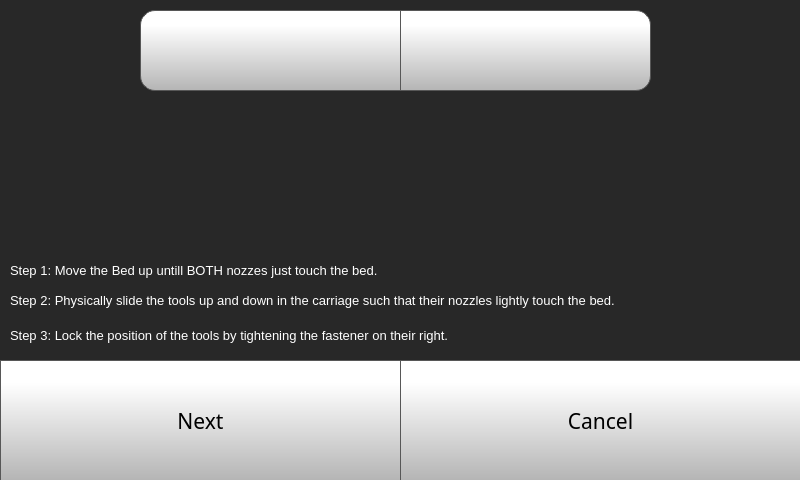
<?xml version="1.0" encoding="UTF-8"?>
<ui version="4.0">
 <class>Form</class>
 <widget class="QWidget" name="Form">
  <property name="geometry">
   <rect>
    <x>0</x>
    <y>0</y>
    <width>800</width>
    <height>480</height>
   </rect>
  </property>
  <property name="minimumSize">
   <size>
    <width>800</width>
    <height>480</height>
   </size>
  </property>
  <property name="maximumSize">
   <size>
    <width>800</width>
    <height>480</height>
   </size>
  </property>
  <property name="windowTitle">
   <string>Form</string>
  </property>
  <widget class="QStackedWidget" name="stackedWidget">
   <property name="geometry">
    <rect>
     <x>0</x>
     <y>0</y>
     <width>800</width>
     <height>480</height>
    </rect>
   </property>
   <property name="minimumSize">
    <size>
     <width>800</width>
     <height>480</height>
    </size>
   </property>
   <property name="maximumSize">
    <size>
     <width>800</width>
     <height>480</height>
    </size>
   </property>
   <property name="styleSheet">
    <string notr="true">background-color: rgb(40, 40, 40);


</string>
   </property>
   <property name="currentIndex">
    <number>4</number>
   </property>
   <widget class="QWidget" name="idexConfigStep1Page">
    <widget class="QPushButton" name="idexConfigStep1NextButton">
     <property name="geometry">
      <rect>
       <x>0</x>
       <y>360</y>
       <width>401</width>
       <height>121</height>
      </rect>
     </property>
     <property name="font">
      <font>
       <family>Gotham</family>
       <pointsize>16</pointsize>
      </font>
     </property>
     <property name="styleSheet">
      <string notr="true">QPushButton {
     border: 1px solid rgb(87, 87, 87);
	background-color: qlineargradient(spread:pad, x1:0, y1:1, x2:0, y2:0.188, stop:0 rgba(180, 180, 180, 255), stop:1 rgba(255, 255, 255, 255));


}

QPushButton:pressed {
    background-color: qlineargradient(x1: 0, y1: 0, x2: 0, y2: 1,
                                      stop: 0 #dadbde, stop: 1 #f6f7fa);
}

QPushButton:flat {
    border: none; /* no border for a flat push button */
}

QPushButton:default {
    border-color: navy; /* make the default button prominent */
}

QPushButton:focus {
	outline: none;
}</string>
     </property>
     <property name="text">
      <string>Next</string>
     </property>
     <property name="iconSize">
      <size>
       <width>40</width>
       <height>40</height>
      </size>
     </property>
    </widget>
    <widget class="QLabel" name="calibrateLabel_8">
     <property name="geometry">
      <rect>
       <x>10</x>
       <y>10</y>
       <width>781</width>
       <height>61</height>
      </rect>
     </property>
     <property name="font">
      <font>
       <family>Gotham</family>
       <pointsize>16</pointsize>
       <weight>50</weight>
       <bold>false</bold>
      </font>
     </property>
     <property name="styleSheet">
      <string notr="true">color: rgb(255, 255, 255);</string>
     </property>
     <property name="text">
      <string>Both Nozzles have to physically be at the same level with respect to the bed to print in MIRROR or DUPLICATION mode.</string>
     </property>
     <property name="wordWrap">
      <bool>true</bool>
     </property>
    </widget>
    <widget class="QLabel" name="calibrateLabel_14">
     <property name="geometry">
      <rect>
       <x>10</x>
       <y>80</y>
       <width>391</width>
       <height>281</height>
      </rect>
     </property>
     <property name="font">
      <font>
       <family>Gotham</family>
       <pointsize>16</pointsize>
       <weight>50</weight>
       <bold>false</bold>
      </font>
     </property>
     <property name="styleSheet">
      <string notr="true">color: rgb(255, 255, 255);</string>
     </property>
     <property name="text">
      <string>Unlock T0 (on the left) by loosening the fastener on its right so that it can slide up and down. Slide to to the lowest position it can go and lock it back.</string>
     </property>
     <property name="wordWrap">
      <bool>true</bool>
     </property>
    </widget>
    <widget class="QLabel" name="Nozzlelevel1">
     <property name="geometry">
      <rect>
       <x>420</x>
       <y>80</y>
       <width>361</width>
       <height>261</height>
      </rect>
     </property>
     <property name="text">
      <string/>
     </property>
     <property name="alignment">
      <set>Qt::AlignCenter</set>
     </property>
    </widget>
    <widget class="QPushButton" name="idexConfigStep1CancelButton">
     <property name="enabled">
      <bool>true</bool>
     </property>
     <property name="geometry">
      <rect>
       <x>400</x>
       <y>360</y>
       <width>401</width>
       <height>121</height>
      </rect>
     </property>
     <property name="font">
      <font>
       <family>Gotham</family>
       <pointsize>16</pointsize>
      </font>
     </property>
     <property name="styleSheet">
      <string notr="true">QPushButton {
     border: 1px solid rgb(87, 87, 87);
	background-color: qlineargradient(spread:pad, x1:0, y1:1, x2:0, y2:0.188, stop:0 rgba(180, 180, 180, 255), stop:1 rgba(255, 255, 255, 255));


}

QPushButton:pressed {
    background-color: qlineargradient(x1: 0, y1: 0, x2: 0, y2: 1,
                                      stop: 0 #dadbde, stop: 1 #f6f7fa);
}

QPushButton:flat {
    border: none; /* no border for a flat push button */
}

QPushButton:default {
    border-color: navy; /* make the default button prominent */
}

QPushButton:focus {
	outline: none;
}</string>
     </property>
     <property name="text">
      <string>Cancel</string>
     </property>
     <property name="iconSize">
      <size>
       <width>40</width>
       <height>40</height>
      </size>
     </property>
    </widget>
   </widget>
   <widget class="QWidget" name="idexConfigStep2Page">
    <widget class="QPushButton" name="idexConfigStep2CancelButton">
     <property name="geometry">
      <rect>
       <x>400</x>
       <y>360</y>
       <width>401</width>
       <height>121</height>
      </rect>
     </property>
     <property name="font">
      <font>
       <family>Gotham</family>
       <pointsize>16</pointsize>
      </font>
     </property>
     <property name="styleSheet">
      <string notr="true">QPushButton {
     border: 1px solid rgb(87, 87, 87);
	background-color: qlineargradient(spread:pad, x1:0, y1:1, x2:0, y2:0.188, stop:0 rgba(180, 180, 180, 255), stop:1 rgba(255, 255, 255, 255));


}

QPushButton:pressed {
    background-color: qlineargradient(x1: 0, y1: 0, x2: 0, y2: 1,
                                      stop: 0 #dadbde, stop: 1 #f6f7fa);
}

QPushButton:flat {
    border: none; /* no border for a flat push button */
}

QPushButton:default {
    border-color: navy; /* make the default button prominent */
}

QPushButton:focus {
	outline: none;
}</string>
     </property>
     <property name="text">
      <string>Cancel</string>
     </property>
     <property name="iconSize">
      <size>
       <width>40</width>
       <height>40</height>
      </size>
     </property>
    </widget>
    <widget class="QLabel" name="calibrateLabel_9">
     <property name="geometry">
      <rect>
       <x>10</x>
       <y>10</y>
       <width>781</width>
       <height>31</height>
      </rect>
     </property>
     <property name="font">
      <font>
       <family>Gotham</family>
       <pointsize>16</pointsize>
       <weight>50</weight>
       <bold>false</bold>
      </font>
     </property>
     <property name="styleSheet">
      <string notr="true">color: rgb(255, 255, 255);</string>
     </property>
     <property name="text">
      <string>Level the Bed</string>
     </property>
     <property name="wordWrap">
      <bool>true</bool>
     </property>
    </widget>
    <widget class="QLabel" name="CalibrationPoint1_2">
     <property name="geometry">
      <rect>
       <x>420</x>
       <y>70</y>
       <width>361</width>
       <height>261</height>
      </rect>
     </property>
     <property name="text">
      <string/>
     </property>
     <property name="alignment">
      <set>Qt::AlignCenter</set>
     </property>
    </widget>
    <widget class="QPushButton" name="idexConfigStep2NextButton">
     <property name="geometry">
      <rect>
       <x>0</x>
       <y>360</y>
       <width>401</width>
       <height>121</height>
      </rect>
     </property>
     <property name="font">
      <font>
       <family>Gotham</family>
       <pointsize>16</pointsize>
      </font>
     </property>
     <property name="styleSheet">
      <string notr="true">QPushButton {
     border: 1px solid rgb(87, 87, 87);
	background-color: qlineargradient(spread:pad, x1:0, y1:1, x2:0, y2:0.188, stop:0 rgba(180, 180, 180, 255), stop:1 rgba(255, 255, 255, 255));


}

QPushButton:pressed {
    background-color: qlineargradient(x1: 0, y1: 0, x2: 0, y2: 1,
                                      stop: 0 #dadbde, stop: 1 #f6f7fa);
}

QPushButton:flat {
    border: none; /* no border for a flat push button */
}

QPushButton:default {
    border-color: navy; /* make the default button prominent */
}

QPushButton:focus {
	outline: none;
}</string>
     </property>
     <property name="text">
      <string>Next</string>
     </property>
     <property name="iconSize">
      <size>
       <width>40</width>
       <height>40</height>
      </size>
     </property>
    </widget>
    <widget class="QLabel" name="calibrateLabel_15">
     <property name="geometry">
      <rect>
       <x>10</x>
       <y>80</y>
       <width>391</width>
       <height>281</height>
      </rect>
     </property>
     <property name="font">
      <font>
       <family>Gotham</family>
       <pointsize>16</pointsize>
       <weight>50</weight>
       <bold>false</bold>
      </font>
     </property>
     <property name="styleSheet">
      <string notr="true">color: rgb(255, 255, 255);</string>
     </property>
     <property name="text">
      <string>Tighten the front right screw, and measure the height with the help of an A4 sheet of Paper as a measuring guage</string>
     </property>
     <property name="wordWrap">
      <bool>true</bool>
     </property>
    </widget>
   </widget>
   <widget class="QWidget" name="idexConfigStep3Page">
    <widget class="QLabel" name="CalibrationPoint2_2">
     <property name="geometry">
      <rect>
       <x>420</x>
       <y>80</y>
       <width>361</width>
       <height>261</height>
      </rect>
     </property>
     <property name="text">
      <string/>
     </property>
     <property name="alignment">
      <set>Qt::AlignCenter</set>
     </property>
    </widget>
    <widget class="QLabel" name="calibrateLabel_11">
     <property name="geometry">
      <rect>
       <x>10</x>
       <y>10</y>
       <width>781</width>
       <height>31</height>
      </rect>
     </property>
     <property name="font">
      <font>
       <family>Gotham</family>
       <pointsize>16</pointsize>
       <weight>50</weight>
       <bold>false</bold>
      </font>
     </property>
     <property name="styleSheet">
      <string notr="true">color: rgb(255, 255, 255);</string>
     </property>
     <property name="text">
      <string>Level the Bed</string>
     </property>
     <property name="wordWrap">
      <bool>true</bool>
     </property>
    </widget>
    <widget class="QPushButton" name="idexConfigStep3CancelButton">
     <property name="geometry">
      <rect>
       <x>400</x>
       <y>360</y>
       <width>401</width>
       <height>121</height>
      </rect>
     </property>
     <property name="font">
      <font>
       <family>Gotham</family>
       <pointsize>16</pointsize>
      </font>
     </property>
     <property name="styleSheet">
      <string notr="true">QPushButton {
     border: 1px solid rgb(87, 87, 87);
	background-color: qlineargradient(spread:pad, x1:0, y1:1, x2:0, y2:0.188, stop:0 rgba(180, 180, 180, 255), stop:1 rgba(255, 255, 255, 255));


}

QPushButton:pressed {
    background-color: qlineargradient(x1: 0, y1: 0, x2: 0, y2: 1,
                                      stop: 0 #dadbde, stop: 1 #f6f7fa);
}

QPushButton:flat {
    border: none; /* no border for a flat push button */
}

QPushButton:default {
    border-color: navy; /* make the default button prominent */
}

QPushButton:focus {
	outline: none;
}</string>
     </property>
     <property name="text">
      <string>Cancel</string>
     </property>
     <property name="iconSize">
      <size>
       <width>40</width>
       <height>40</height>
      </size>
     </property>
    </widget>
    <widget class="QPushButton" name="idexConfigStep3NextButton">
     <property name="geometry">
      <rect>
       <x>0</x>
       <y>360</y>
       <width>401</width>
       <height>121</height>
      </rect>
     </property>
     <property name="font">
      <font>
       <family>Gotham</family>
       <pointsize>16</pointsize>
      </font>
     </property>
     <property name="styleSheet">
      <string notr="true">QPushButton {
     border: 1px solid rgb(87, 87, 87);
	background-color: qlineargradient(spread:pad, x1:0, y1:1, x2:0, y2:0.188, stop:0 rgba(180, 180, 180, 255), stop:1 rgba(255, 255, 255, 255));


}

QPushButton:pressed {
    background-color: qlineargradient(x1: 0, y1: 0, x2: 0, y2: 1,
                                      stop: 0 #dadbde, stop: 1 #f6f7fa);
}

QPushButton:flat {
    border: none; /* no border for a flat push button */
}

QPushButton:default {
    border-color: navy; /* make the default button prominent */
}

QPushButton:focus {
	outline: none;
}</string>
     </property>
     <property name="text">
      <string>Next</string>
     </property>
     <property name="iconSize">
      <size>
       <width>40</width>
       <height>40</height>
      </size>
     </property>
    </widget>
    <widget class="QLabel" name="calibrateLabel_16">
     <property name="geometry">
      <rect>
       <x>10</x>
       <y>80</y>
       <width>391</width>
       <height>281</height>
      </rect>
     </property>
     <property name="font">
      <font>
       <family>Gotham</family>
       <pointsize>16</pointsize>
       <weight>50</weight>
       <bold>false</bold>
      </font>
     </property>
     <property name="styleSheet">
      <string notr="true">color: rgb(255, 255, 255);</string>
     </property>
     <property name="text">
      <string>Tighten the front right screw, and measure the height with the help of an A4 sheet of Paper as a measuring guage</string>
     </property>
     <property name="wordWrap">
      <bool>true</bool>
     </property>
    </widget>
   </widget>
   <widget class="QWidget" name="idexConfigStep4Page">
    <widget class="QLabel" name="calibrateLabel_12">
     <property name="geometry">
      <rect>
       <x>10</x>
       <y>10</y>
       <width>781</width>
       <height>91</height>
      </rect>
     </property>
     <property name="font">
      <font>
       <family>Gotham</family>
       <pointsize>16</pointsize>
       <weight>50</weight>
       <bold>false</bold>
      </font>
     </property>
     <property name="styleSheet">
      <string notr="true">color: rgb(255, 255, 255);</string>
     </property>
     <property name="text">
      <string>Repeat the same using the back leveling screw</string>
     </property>
     <property name="wordWrap">
      <bool>true</bool>
     </property>
    </widget>
    <widget class="QPushButton" name="quickStep4CancelButton">
     <property name="geometry">
      <rect>
       <x>400</x>
       <y>360</y>
       <width>401</width>
       <height>121</height>
      </rect>
     </property>
     <property name="font">
      <font>
       <family>Gotham</family>
       <pointsize>16</pointsize>
      </font>
     </property>
     <property name="styleSheet">
      <string notr="true">QPushButton {
     border: 1px solid rgb(87, 87, 87);
	background-color: qlineargradient(spread:pad, x1:0, y1:1, x2:0, y2:0.188, stop:0 rgba(180, 180, 180, 255), stop:1 rgba(255, 255, 255, 255));


}

QPushButton:pressed {
    background-color: qlineargradient(x1: 0, y1: 0, x2: 0, y2: 1,
                                      stop: 0 #dadbde, stop: 1 #f6f7fa);
}

QPushButton:flat {
    border: none; /* no border for a flat push button */
}

QPushButton:default {
    border-color: navy; /* make the default button prominent */
}

QPushButton:focus {
	outline: none;
}</string>
     </property>
     <property name="text">
      <string>Cancel</string>
     </property>
     <property name="iconSize">
      <size>
       <width>40</width>
       <height>40</height>
      </size>
     </property>
    </widget>
    <widget class="QLabel" name="CalibrationPoint3">
     <property name="geometry">
      <rect>
       <x>10</x>
       <y>100</y>
       <width>781</width>
       <height>251</height>
      </rect>
     </property>
     <property name="text">
      <string/>
     </property>
     <property name="alignment">
      <set>Qt::AlignCenter</set>
     </property>
    </widget>
    <widget class="QPushButton" name="quickStep4NextButton">
     <property name="geometry">
      <rect>
       <x>0</x>
       <y>360</y>
       <width>401</width>
       <height>121</height>
      </rect>
     </property>
     <property name="font">
      <font>
       <family>Gotham</family>
       <pointsize>16</pointsize>
      </font>
     </property>
     <property name="styleSheet">
      <string notr="true">QPushButton {
     border: 1px solid rgb(87, 87, 87);
	background-color: qlineargradient(spread:pad, x1:0, y1:1, x2:0, y2:0.188, stop:0 rgba(180, 180, 180, 255), stop:1 rgba(255, 255, 255, 255));


}

QPushButton:pressed {
    background-color: qlineargradient(x1: 0, y1: 0, x2: 0, y2: 1,
                                      stop: 0 #dadbde, stop: 1 #f6f7fa);
}

QPushButton:flat {
    border: none; /* no border for a flat push button */
}

QPushButton:default {
    border-color: navy; /* make the default button prominent */
}

QPushButton:focus {
	outline: none;
}</string>
     </property>
     <property name="text">
      <string>Next</string>
     </property>
     <property name="iconSize">
      <size>
       <width>40</width>
       <height>40</height>
      </size>
     </property>
    </widget>
   </widget>
   <widget class="QWidget" name="idexConfigStep5Page">
    <widget class="QPushButton" name="moveZPIdexButton">
     <property name="geometry">
      <rect>
       <x>140</x>
       <y>10</y>
       <width>261</width>
       <height>81</height>
      </rect>
     </property>
     <property name="minimumSize">
      <size>
       <width>0</width>
       <height>0</height>
      </size>
     </property>
     <property name="font">
      <font>
       <family>Gotham</family>
       <pointsize>16</pointsize>
      </font>
     </property>
     <property name="styleSheet">
      <string notr="true">QPushButton {
     border: 1px solid rgb(87, 87, 87);

	background-color: qlineargradient(spread:pad, x1:0, y1:1, x2:0, y2:0.188, stop:0 rgba(180, 180, 180, 255), stop:1 rgba(255, 255, 255, 255));
	border-bottom-left-radius: 15px;
	border-top-left-radius: 15px;
}

QPushButton:pressed {
    background-color: qlineargradient(x1: 0, y1: 0, x2: 0, y2: 1,
                                      stop: 0 #dadbde, stop: 1 #f6f7fa);
}

QPushButton:flat {
    border: none; /* no border for a flat push button */
}

QPushButton:default {
    border-color: navy; /* make the default button prominent */
}

QPushButton:focus {
	outline: none;
}</string>
     </property>
     <property name="text">
      <string/>
     </property>
     <property name="icon">
      <iconset resource="resources/resource.qrc">
       <normaloff>:/Navigation/img/Navigation/arrows-5.png</normaloff>:/Navigation/img/Navigation/arrows-5.png</iconset>
     </property>
     <property name="iconSize">
      <size>
       <width>150</width>
       <height>150</height>
      </size>
     </property>
     <property name="checkable">
      <bool>false</bool>
     </property>
     <property name="autoDefault">
      <bool>false</bool>
     </property>
     <property name="default">
      <bool>false</bool>
     </property>
     <property name="flat">
      <bool>false</bool>
     </property>
    </widget>
    <widget class="QLabel" name="toolZOffsetLabel_7">
     <property name="geometry">
      <rect>
       <x>10</x>
       <y>320</y>
       <width>791</width>
       <height>31</height>
      </rect>
     </property>
     <property name="font">
      <font>
       <family>MS Shell Dlg 2</family>
       <pointsize>10</pointsize>
       <weight>50</weight>
       <bold>false</bold>
      </font>
     </property>
     <property name="styleSheet">
      <string notr="true">color: rgb(255, 255, 255);</string>
     </property>
     <property name="text">
      <string>Step 3: Lock the position of the tools by tightening the fastener on their right.</string>
     </property>
     <property name="wordWrap">
      <bool>true</bool>
     </property>
    </widget>
    <widget class="QLabel" name="toolZOffsetLabel_5">
     <property name="geometry">
      <rect>
       <x>10</x>
       <y>260</y>
       <width>791</width>
       <height>21</height>
      </rect>
     </property>
     <property name="font">
      <font>
       <family>MS Shell Dlg 2</family>
       <pointsize>10</pointsize>
       <weight>50</weight>
       <bold>false</bold>
      </font>
     </property>
     <property name="styleSheet">
      <string notr="true">color: rgb(255, 255, 255);</string>
     </property>
     <property name="text">
      <string>Step 1: Move the Bed up untill BOTH nozzes just touch the bed.</string>
     </property>
     <property name="wordWrap">
      <bool>true</bool>
     </property>
    </widget>
    <widget class="QPushButton" name="moveZMIdexButton">
     <property name="geometry">
      <rect>
       <x>400</x>
       <y>10</y>
       <width>251</width>
       <height>81</height>
      </rect>
     </property>
     <property name="minimumSize">
      <size>
       <width>0</width>
       <height>0</height>
      </size>
     </property>
     <property name="font">
      <font>
       <family>Gotham</family>
       <pointsize>16</pointsize>
      </font>
     </property>
     <property name="styleSheet">
      <string notr="true">QPushButton {
     border: 1px solid rgb(87, 87, 87);

	background-color: qlineargradient(spread:pad, x1:0, y1:1, x2:0, y2:0.188, stop:0 rgba(180, 180, 180, 255), stop:1 rgba(255, 255, 255, 255));
	border-bottom-right-radius: 15px;
	border-top-right-radius: 15px;
}

QPushButton:pressed {
    background-color: qlineargradient(x1: 0, y1: 0, x2: 0, y2: 1,
                                      stop: 0 #dadbde, stop: 1 #f6f7fa);
}

QPushButton:flat {
    border: none; /* no border for a flat push button */
}

QPushButton:default {
    border-color: navy; /* make the default button prominent */
}

QPushButton:focus {
	outline: none;
}</string>
     </property>
     <property name="text">
      <string/>
     </property>
     <property name="icon">
      <iconset resource="resources/resource.qrc">
       <normaloff>:/Navigation/img/Navigation/arrows.png</normaloff>:/Navigation/img/Navigation/arrows.png</iconset>
     </property>
     <property name="iconSize">
      <size>
       <width>150</width>
       <height>150</height>
      </size>
     </property>
     <property name="checkable">
      <bool>false</bool>
     </property>
     <property name="autoDefault">
      <bool>false</bool>
     </property>
     <property name="default">
      <bool>false</bool>
     </property>
     <property name="flat">
      <bool>false</bool>
     </property>
    </widget>
    <widget class="QLabel" name="toolZOffsetLabel_6">
     <property name="geometry">
      <rect>
       <x>10</x>
       <y>290</y>
       <width>791</width>
       <height>21</height>
      </rect>
     </property>
     <property name="font">
      <font>
       <family>MS Shell Dlg 2</family>
       <pointsize>10</pointsize>
       <weight>50</weight>
       <bold>false</bold>
      </font>
     </property>
     <property name="styleSheet">
      <string notr="true">color: rgb(255, 255, 255);</string>
     </property>
     <property name="text">
      <string>Step 2: Physically slide the tools up and down in the carriage such that their nozzles lightly touch the bed. </string>
     </property>
     <property name="wordWrap">
      <bool>true</bool>
     </property>
    </widget>
    <widget class="QPushButton" name="idexConfigStep5CancelButton">
     <property name="geometry">
      <rect>
       <x>400</x>
       <y>360</y>
       <width>401</width>
       <height>121</height>
      </rect>
     </property>
     <property name="font">
      <font>
       <family>Gotham</family>
       <pointsize>16</pointsize>
      </font>
     </property>
     <property name="styleSheet">
      <string notr="true">QPushButton {
     border: 1px solid rgb(87, 87, 87);
	background-color: qlineargradient(spread:pad, x1:0, y1:1, x2:0, y2:0.188, stop:0 rgba(180, 180, 180, 255), stop:1 rgba(255, 255, 255, 255));


}

QPushButton:pressed {
    background-color: qlineargradient(x1: 0, y1: 0, x2: 0, y2: 1,
                                      stop: 0 #dadbde, stop: 1 #f6f7fa);
}

QPushButton:flat {
    border: none; /* no border for a flat push button */
}

QPushButton:default {
    border-color: navy; /* make the default button prominent */
}

QPushButton:focus {
	outline: none;
}</string>
     </property>
     <property name="text">
      <string>Cancel</string>
     </property>
     <property name="iconSize">
      <size>
       <width>40</width>
       <height>40</height>
      </size>
     </property>
    </widget>
    <widget class="QLabel" name="Nozzlelevel2">
     <property name="geometry">
      <rect>
       <x>20</x>
       <y>100</y>
       <width>761</width>
       <height>151</height>
      </rect>
     </property>
     <property name="text">
      <string/>
     </property>
     <property name="alignment">
      <set>Qt::AlignCenter</set>
     </property>
    </widget>
    <widget class="QPushButton" name="idexConfigStep5NextButton">
     <property name="geometry">
      <rect>
       <x>0</x>
       <y>360</y>
       <width>401</width>
       <height>121</height>
      </rect>
     </property>
     <property name="font">
      <font>
       <family>Gotham</family>
       <pointsize>16</pointsize>
      </font>
     </property>
     <property name="styleSheet">
      <string notr="true">QPushButton {
     border: 1px solid rgb(87, 87, 87);
	background-color: qlineargradient(spread:pad, x1:0, y1:1, x2:0, y2:0.188, stop:0 rgba(180, 180, 180, 255), stop:1 rgba(255, 255, 255, 255));


}

QPushButton:pressed {
    background-color: qlineargradient(x1: 0, y1: 0, x2: 0, y2: 1,
                                      stop: 0 #dadbde, stop: 1 #f6f7fa);
}

QPushButton:flat {
    border: none; /* no border for a flat push button */
}

QPushButton:default {
    border-color: navy; /* make the default button prominent */
}

QPushButton:focus {
	outline: none;
}</string>
     </property>
     <property name="text">
      <string>Next</string>
     </property>
     <property name="iconSize">
      <size>
       <width>40</width>
       <height>40</height>
      </size>
     </property>
    </widget>
   </widget>
  </widget>
 </widget>
 <resources>
  <include location="resources/resource.qrc"/>
 </resources>
 <connections/>
</ui>
